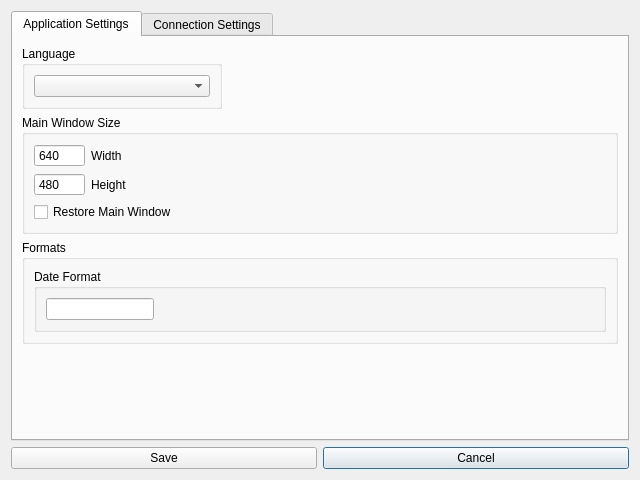
<?xml version="1.0" encoding="UTF-8"?>
<ui version="4.0">
 <class>SettingsDialog</class>
 <widget class="QDialog" name="SettingsDialog">
  <property name="geometry">
   <rect>
    <x>0</x>
    <y>0</y>
    <width>640</width>
    <height>480</height>
   </rect>
  </property>
  <property name="minimumSize">
   <size>
    <width>640</width>
    <height>480</height>
   </size>
  </property>
  <property name="maximumSize">
   <size>
    <width>640</width>
    <height>480</height>
   </size>
  </property>
  <property name="windowTitle">
   <string>Dialog</string>
  </property>
  <property name="modal">
   <bool>true</bool>
  </property>
  <layout class="QVBoxLayout" name="verticalLayout_4">
   <item>
    <layout class="QGridLayout" name="GridLayout">
     <item row="2" column="1">
      <widget class="QPushButton" name="PushButton_cancel">
       <property name="text">
        <string>Cancel</string>
       </property>
      </widget>
     </item>
     <item row="2" column="0">
      <widget class="QPushButton" name="PushButton_save">
       <property name="text">
        <string>Save</string>
       </property>
      </widget>
     </item>
     <item row="0" column="0" colspan="2">
      <widget class="QTabWidget" name="TabWidget">
       <property name="currentIndex">
        <number>0</number>
       </property>
       <widget class="QWidget" name="Tab_applicationSettings">
        <attribute name="title">
         <string>Application Settings</string>
        </attribute>
        <layout class="QVBoxLayout" name="verticalLayout">
         <item>
          <layout class="QGridLayout" name="GridLayout_3" columnstretch="0,0">
           <item row="0" column="0">
            <widget class="QGroupBox" name="GroupBox_language">
             <property name="minimumSize">
              <size>
               <width>200</width>
               <height>0</height>
              </size>
             </property>
             <property name="title">
              <string>Language</string>
             </property>
             <layout class="QVBoxLayout" name="verticalLayout_2">
              <item>
               <widget class="QComboBox" name="ComboBox_language"/>
              </item>
             </layout>
            </widget>
           </item>
           <item row="0" column="1">
            <spacer name="HorizontalSpacer">
             <property name="orientation">
              <enum>Qt::Orientation::Horizontal</enum>
             </property>
             <property name="sizeHint" stdset="0">
              <size>
               <width>40</width>
               <height>20</height>
              </size>
             </property>
            </spacer>
           </item>
           <item row="1" column="0" colspan="2">
            <widget class="QGroupBox" name="GroupBox_mainWindowSize">
             <property name="title">
              <string>Main Window Size</string>
             </property>
             <layout class="QFormLayout" name="formLayout">
              <item row="0" column="0">
               <widget class="QSpinBox" name="SpinBox_mainWindowWidth">
                <property name="minimumSize">
                 <size>
                  <width>50</width>
                  <height>0</height>
                 </size>
                </property>
                <property name="buttonSymbols">
                 <enum>QAbstractSpinBox::ButtonSymbols::NoButtons</enum>
                </property>
                <property name="minimum">
                 <number>640</number>
                </property>
                <property name="maximum">
                 <number>999999999</number>
                </property>
               </widget>
              </item>
              <item row="0" column="1">
               <widget class="QLabel" name="Label_mainWindowWidth">
                <property name="text">
                 <string>Width</string>
                </property>
               </widget>
              </item>
              <item row="1" column="0">
               <widget class="QSpinBox" name="SpinBox_mainWindowHeight">
                <property name="minimumSize">
                 <size>
                  <width>50</width>
                  <height>0</height>
                 </size>
                </property>
                <property name="buttonSymbols">
                 <enum>QAbstractSpinBox::ButtonSymbols::NoButtons</enum>
                </property>
                <property name="minimum">
                 <number>480</number>
                </property>
                <property name="maximum">
                 <number>999999999</number>
                </property>
               </widget>
              </item>
              <item row="1" column="1">
               <widget class="QLabel" name="Label_mainWindowHeight">
                <property name="text">
                 <string>Height</string>
                </property>
               </widget>
              </item>
              <item row="2" column="0" colspan="2">
               <widget class="QCheckBox" name="CheckBox_restoreMainWindow">
                <property name="text">
                 <string>Restore Main Window</string>
                </property>
               </widget>
              </item>
             </layout>
            </widget>
           </item>
           <item row="2" column="0" rowspan="2" colspan="2">
            <widget class="QGroupBox" name="GroupBox_formats">
             <property name="title">
              <string>Formats</string>
             </property>
             <layout class="QVBoxLayout" name="verticalLayout_3">
              <item>
               <widget class="QGroupBox" name="GroupBox_dateFormat">
                <property name="title">
                 <string>Date Format</string>
                </property>
                <layout class="QFormLayout" name="formLayout_2">
                 <item row="1" column="0">
                  <widget class="QLineEdit" name="LineEdit_dateFormat"/>
                 </item>
                </layout>
               </widget>
              </item>
             </layout>
            </widget>
           </item>
          </layout>
         </item>
         <item>
          <spacer name="VerticalSpacer">
           <property name="orientation">
            <enum>Qt::Orientation::Vertical</enum>
           </property>
           <property name="sizeHint" stdset="0">
            <size>
             <width>20</width>
             <height>40</height>
            </size>
           </property>
          </spacer>
         </item>
        </layout>
       </widget>
       <widget class="QWidget" name="Tab_connectionSettings">
        <attribute name="title">
         <string>Connection Settings</string>
        </attribute>
        <layout class="QVBoxLayout" name="verticalLayout_5">
         <item>
          <layout class="QGridLayout" name="GridLayout_2">
           <item row="0" column="1">
            <widget class="QLineEdit" name="LineEdit_host"/>
           </item>
           <item row="2" column="0">
            <widget class="QLabel" name="Label_dbName">
             <property name="text">
              <string>Database Name:</string>
             </property>
            </widget>
           </item>
           <item row="4" column="0">
            <widget class="QLabel" name="Label_password">
             <property name="text">
              <string>Password:</string>
             </property>
            </widget>
           </item>
           <item row="1" column="0">
            <widget class="QLabel" name="Label_port">
             <property name="text">
              <string>Port:</string>
             </property>
            </widget>
           </item>
           <item row="0" column="0">
            <widget class="QLabel" name="Label_host">
             <property name="text">
              <string>Host:</string>
             </property>
            </widget>
           </item>
           <item row="3" column="0">
            <widget class="QLabel" name="Label_user">
             <property name="text">
              <string>User:</string>
             </property>
            </widget>
           </item>
           <item row="2" column="1">
            <widget class="QLineEdit" name="LineEdit_dbName"/>
           </item>
           <item row="2" column="2">
            <spacer name="HorizontalSpacer_2">
             <property name="orientation">
              <enum>Qt::Orientation::Horizontal</enum>
             </property>
             <property name="sizeType">
              <enum>QSizePolicy::Policy::Fixed</enum>
             </property>
             <property name="sizeHint" stdset="0">
              <size>
               <width>300</width>
               <height>20</height>
              </size>
             </property>
            </spacer>
           </item>
           <item row="3" column="1">
            <widget class="QLineEdit" name="LineEdit_user"/>
           </item>
           <item row="6" column="0" colspan="2">
            <widget class="QCheckBox" name="CheckBox_autoConnect">
             <property name="text">
              <string>Connect automatically when the program starts</string>
             </property>
             <property name="checked">
              <bool>true</bool>
             </property>
            </widget>
           </item>
           <item row="4" column="1">
            <widget class="QLineEdit" name="LineEdit_password">
             <property name="echoMode">
              <enum>QLineEdit::EchoMode::Password</enum>
             </property>
            </widget>
           </item>
           <item row="1" column="1">
            <widget class="QSpinBox" name="SpinBox_port">
             <property name="buttonSymbols">
              <enum>QAbstractSpinBox::ButtonSymbols::NoButtons</enum>
             </property>
             <property name="maximum">
              <number>65535</number>
             </property>
            </widget>
           </item>
           <item row="5" column="0" colspan="2">
            <widget class="QCheckBox" name="CheckBox_savePassword">
             <property name="text">
              <string>Save password</string>
             </property>
             <property name="checked">
              <bool>true</bool>
             </property>
            </widget>
           </item>
           <item row="4" column="2">
            <widget class="QPushButton" name="PushButton_showPassword">
             <property name="sizePolicy">
              <sizepolicy hsizetype="Fixed" vsizetype="Fixed">
               <horstretch>0</horstretch>
               <verstretch>0</verstretch>
              </sizepolicy>
             </property>
             <property name="minimumSize">
              <size>
               <width>24</width>
               <height>24</height>
              </size>
             </property>
             <property name="maximumSize">
              <size>
               <width>24</width>
               <height>24</height>
              </size>
             </property>
             <property name="text">
              <string/>
             </property>
             <property name="icon">
              <iconset>
               <normaloff>icon_eye.png</normaloff>icon_eye.png</iconset>
             </property>
            </widget>
           </item>
          </layout>
         </item>
         <item>
          <spacer name="VerticalSpacer_2">
           <property name="orientation">
            <enum>Qt::Orientation::Vertical</enum>
           </property>
           <property name="sizeHint" stdset="0">
            <size>
             <width>20</width>
             <height>40</height>
            </size>
           </property>
          </spacer>
         </item>
        </layout>
       </widget>
      </widget>
     </item>
    </layout>
   </item>
  </layout>
 </widget>
 <resources/>
 <connections/>
</ui>
